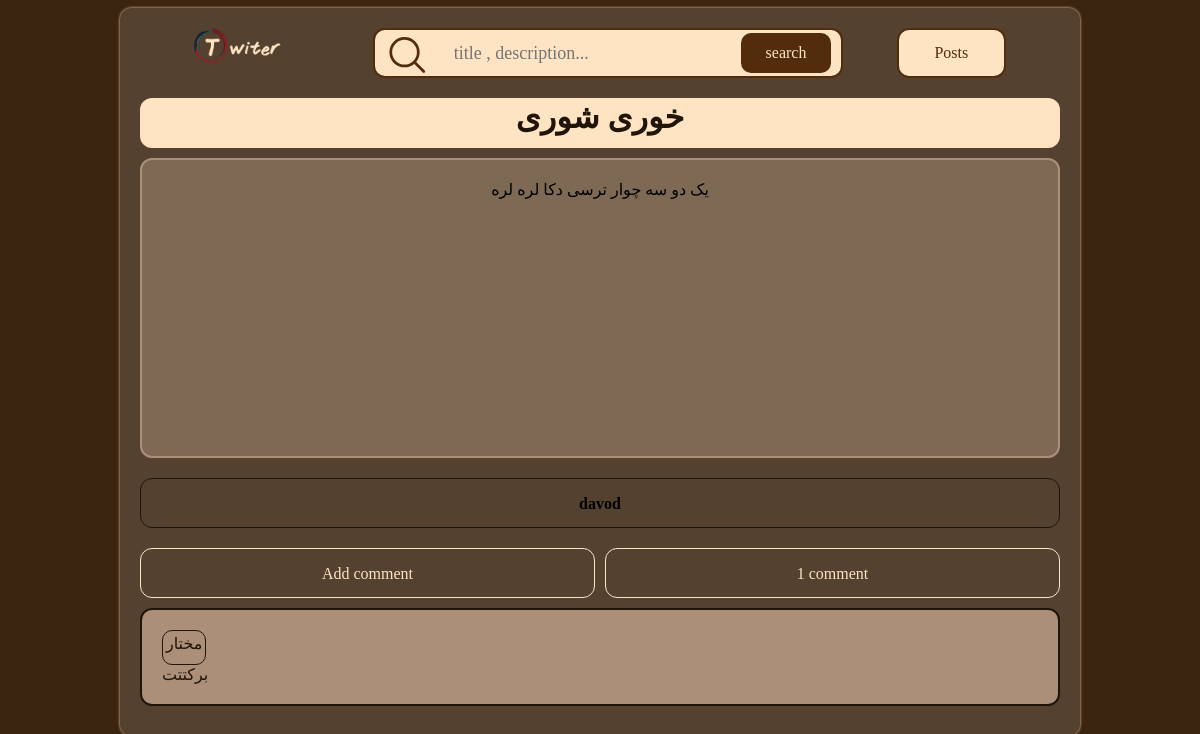
The app's page /blog/post/24/ with its own data.
### blog/models.py (models this page shows, shortened)
class Post(models.Model):
    class PublishedManager(models.Manager):
        def get_queryset(self):
            return super().get_queryset().filter(status=Post.Status.PUBLISHED)
    class Status(models.TextChoices):
        DRAFT = ("draft", "Draft")
        REJECTED = ("rejected", "Rejected")
        PUBLISHED = ("published", "Published")
    auther = models.ForeignKey(User, on_delete=models.CASCADE, related_name="posts")
    title = models.CharField(max_length=250)
    description = models.TextField()
    slug = models.CharField(max_length=250)
    publish = models.DateTimeField(default=timezone.now)
    create = models.DateTimeField(auto_now_add=True)
    update = models.DateTimeField(auto_now=True)
    objects = models.Manager()
    published = PublishedManager()
    status = models.CharField(max_length=250, choices=Status.choices, default=Status.DRAFT)
    class Meta:
        ordering = ['-publish']
        indexes = [
            models.Index(fields=['-publish']),
        ]

class Comment(models.Model):
    post = models.ForeignKey(Post, on_delete=models.CASCADE, related_name='comments')
    status = models.BooleanField(default=False)
    auther = models.CharField(max_length=250)
    text = models.TextField(max_length=500)
    create = models.DateTimeField(auto_now_add=True)
    class Meta:
        ordering = ['create']
        indexes = [
            models.Index(fields=['create'])
        ]

### blog/views.py (the view)
# urls.py: path('post/<int:id>/', views.post_detail, name="post_detail"),
def post_detail(request, id):
    post = get_object_or_404(Post, id=id)
    comment_form = CommentForm()
    comments = post.comments.filter(status=True)
    user_login = request.user
    same_person = (post.auther_id == user_login)
    context = {
        'post': post,
        'comments': comments,
        'comment_form': comment_form,
        'same_person': same_person,
    }
    return render(request, "blog/post_detail.html", context)

### blog/forms.py
class CommentForm(forms.ModelForm):
    class Meta:
        model = Comment
        fields = ['auther', 'text']
        widgets = {
            'auther': forms.TextInput(attrs={'class': 'add-comment-auther'}),
            'text': forms.Textarea(attrs={'class': 'add-comment-text'}),
        }

### blog/templates/blog/post_detail.html (shortened to what this page needs)
{% extends "parent/base_template.html" %}
{% block content%}
    <div class="post-tools">
        <h1 class="post-title">{{ post.title }}</h1>
    </div>
    <div class="post-description">
    <p>{{ post.description }}</p>
    </div>
    <h4 class="auther">{{ post.auther }}</h4>
    <div class="ccac">
        {% with comments.count as c_count %}
        <a href="{% url 'blog:add_comment' post.id%}" class="add-comment">Add comment</a>
        <p class="c_count">{{ c_count }} comment{{ c_count|pluralize }}</p>
        {% endwith %}
    </div>
    {% for comment in comments %}
        <div class="comments">
        <p class="p-auther">{{ comment.auther }}</p>
        <p class="p-text">{{ comment.text|linebreaks }}</p>
        </div>
    {% empty %}
        <p class="empty">there is no comments</p>
    {% endfor %}
{% endblock %}

### blog/static/css/base.css (style rules this page uses)
* { font-family: "Comic Sans MS", serif; transition: all ease 200ms; box-sizing: border-box; }
body { background-color: #3b2410; }
a { text-decoration: none; display: block; }
p { margin: 0; }
.post-title { margin: 0 auto 10px; height: 50px; text-align: center; border-radius: 12px; background-color: bisque; color: #211509; }
.post-description { width: 100%; min-height: 300px; margin: 0 auto; border: 2px solid #ab8f79; background-color: rgba(255, 228, 196, 0.24); text-align: center; border-radius: 12px; padding: 20px; }
.auther { margin: 20px auto; height: 50px; text-align: center; border-radius: 12px; line-height: 50px; border: 1px solid #211509; }
.ccac { display: flex; justify-content: space-evenly; gap: 10px; }
.c_count { margin: 0 auto; height: 50px; text-align: center; line-height: 50px; color: bisque; border: 1px solid bisque; border-radius: 12px; width: 50%; }
.add-comment { margin: 0 auto; height: 50px; text-align: center; line-height: 50px; color: bisque; border: 1px solid bisque; border-radius: 12px; width: 50%; }
.comments { height: fit-content; width: 100%; border: #211509 2px solid; border-radius: 12px; background-color:#ab8f79; color: #211509; padding: 20px; margin: 10px auto; }
.p-auther { border-radius: 10px; border: #211509 1px solid; padding: 3px; width: fit-content; height: 35px; }
.post-tools { position: relative; }

### records on screen
Post: title "خوری شوری", description "یک دو سه چوار ترسی دکا لره لره", auther "davod"
Comment: auther "مختار", text "برکتتت"

### other values on screen
{{ c_count }} "1"
